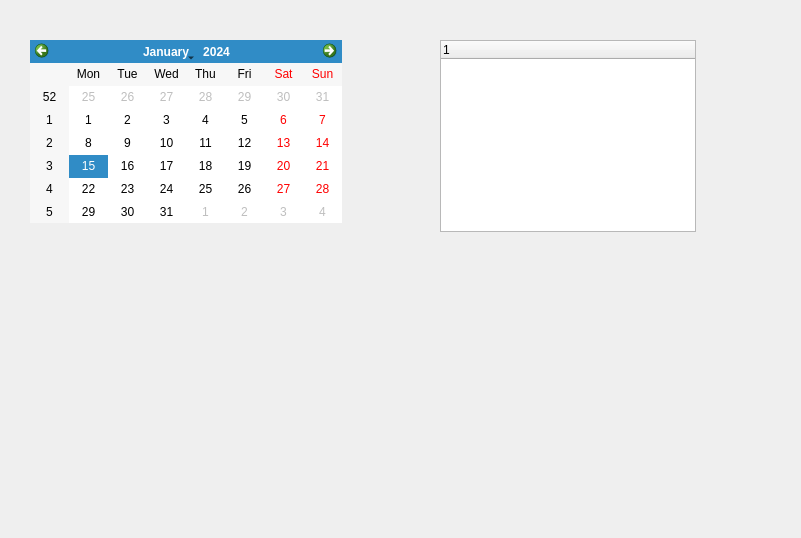
<?xml version="1.0" encoding="UTF-8"?>
<ui version="4.0">
 <class>Form</class>
 <widget class="QWidget" name="Form">
  <property name="geometry">
   <rect>
    <x>0</x>
    <y>0</y>
    <width>801</width>
    <height>538</height>
   </rect>
  </property>
  <property name="windowTitle">
   <string>Form</string>
  </property>
  <widget class="QCalendarWidget" name="calendarWidget">
   <property name="geometry">
    <rect>
     <x>30</x>
     <y>40</y>
     <width>312</width>
     <height>183</height>
    </rect>
   </property>
  </widget>
  <widget class="QTreeWidget" name="treeWidget">
   <property name="geometry">
    <rect>
     <x>440</x>
     <y>40</y>
     <width>256</width>
     <height>192</height>
    </rect>
   </property>
   <column>
    <property name="text">
     <string notr="true">1</string>
    </property>
   </column>
  </widget>
 </widget>
 <resources/>
 <connections/>
</ui>
